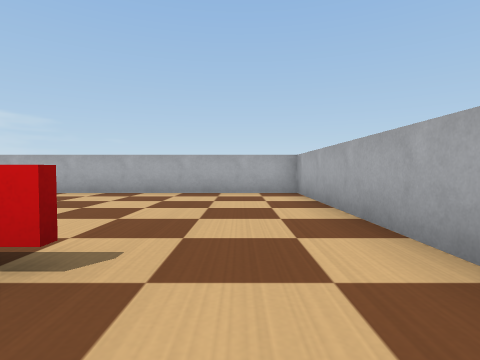
View 1 (above)

20 first-person views from a walk through a Webots world. The camera is 0.06 m above the floor, tilts 2° down and sees 80° across. The floor is counted in squares, 0.1 m on a side. Each view is taken from the middle of a square. On the plan, view 1 faces up. The plan holds only what a view shows up to about 9 squares ahead; the rest is blank. The robots in the file are not drawn. Webots' stock objects and surfaces are drawn as simple stand-ins.

View 2
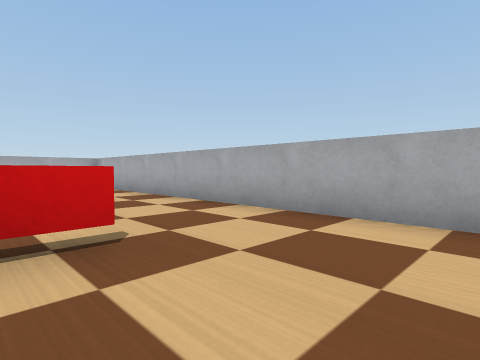

View 3
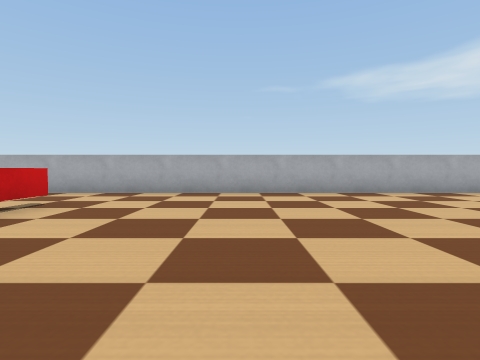

View 4
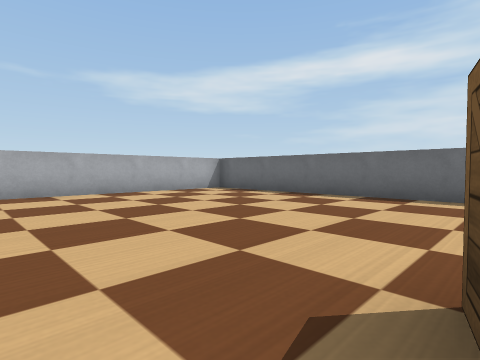

View 5
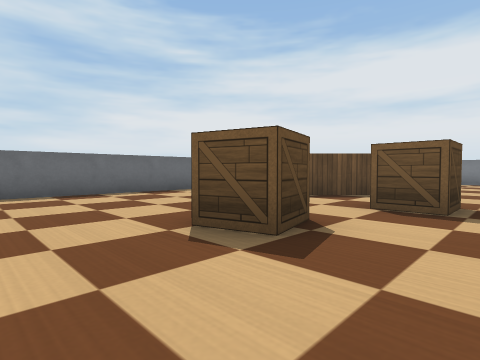

View 6
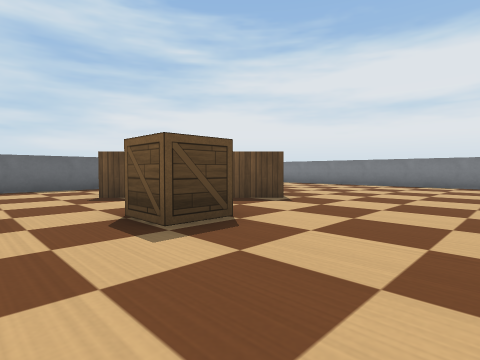

View 7
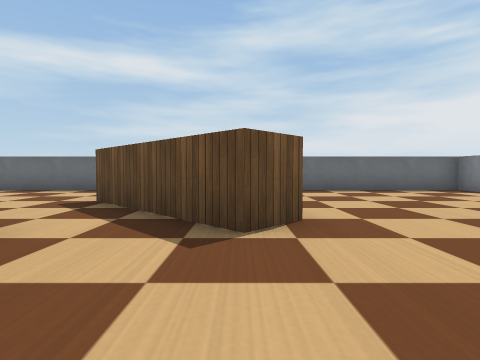

View 8
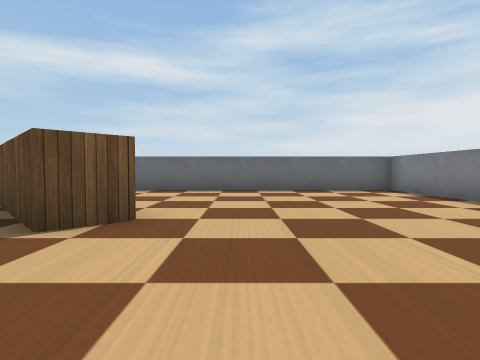

View 9
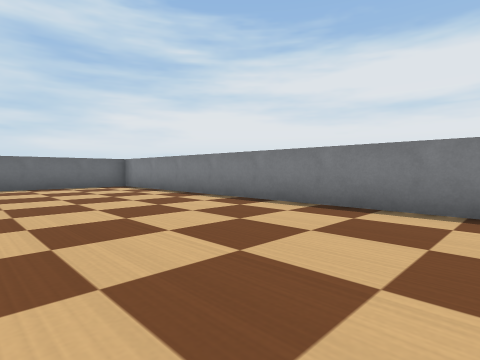

View 10
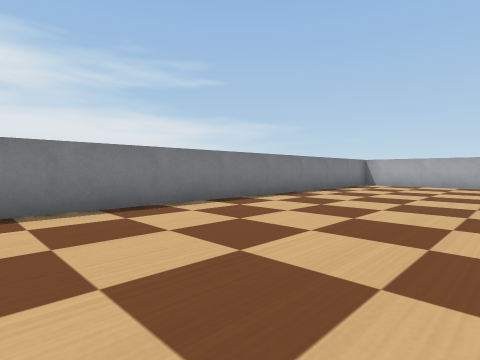

View 11
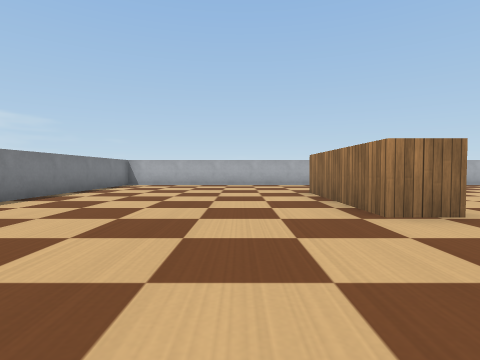

View 12
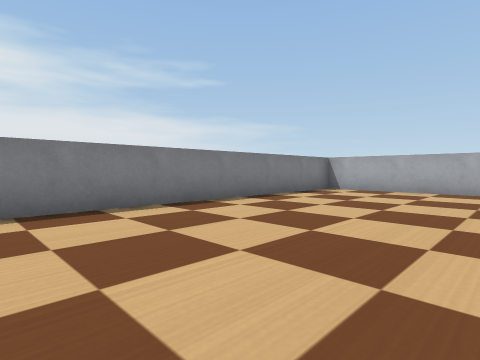

View 13
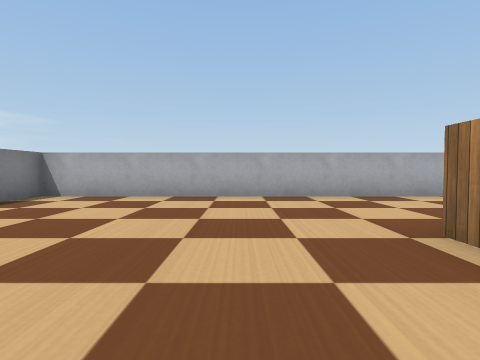

View 14
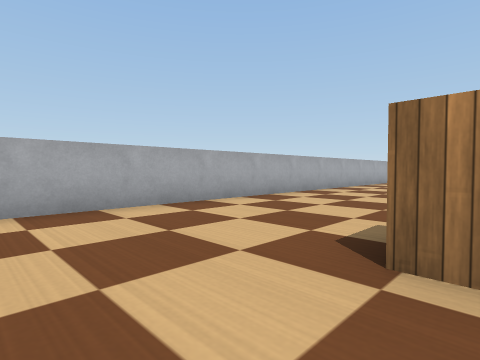

View 15
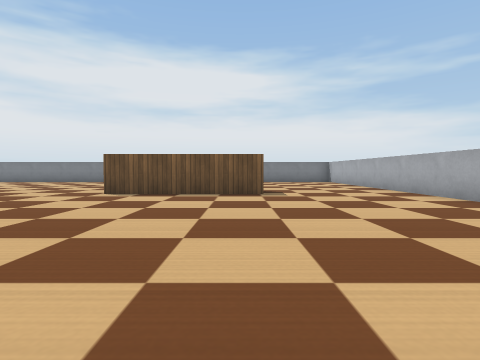

View 16
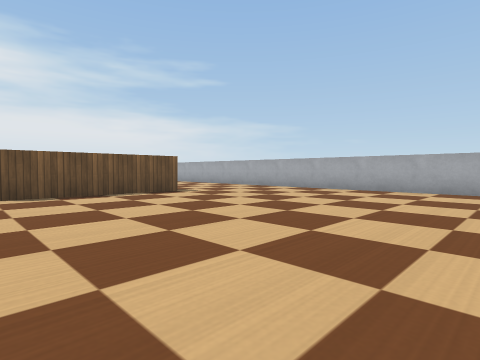

View 17
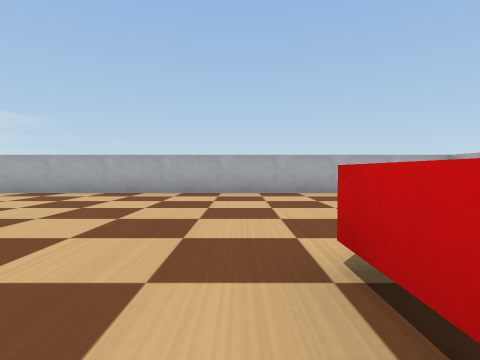

View 18
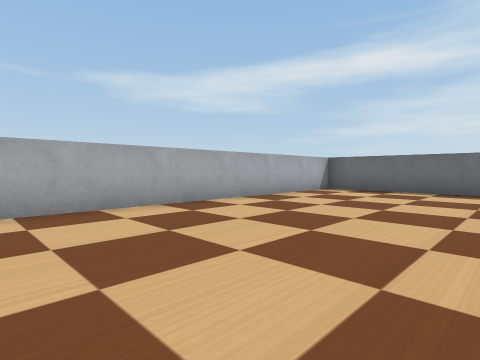

View 19
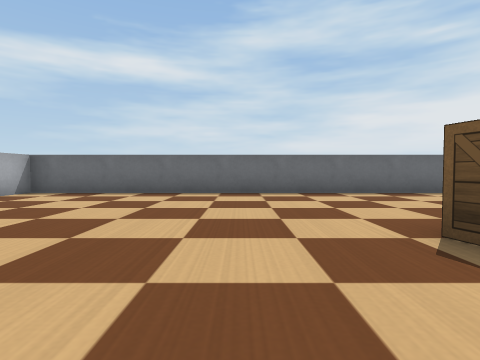

View 20
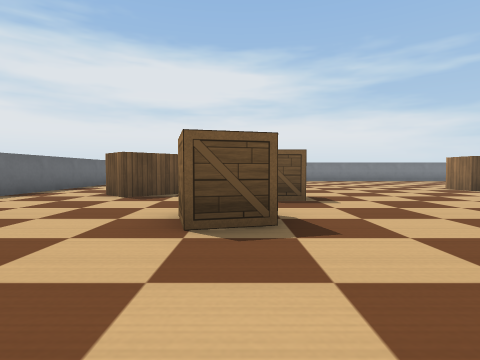

### Floor plan
Ten units are one square. View 1 is at (0, 0); x grows to the right and y downward. Boxes are objects, and circles mark ways between rooms. Rooms are numbered by the first view taken in them; rooms with no view inside come last. Other rooms are left out.
<svg viewBox="-190 -80 210 210">
<path fill="none" stroke="#000" d="M15 15 15 -25M-128 75 -120 67 -92 95 -100 103M-34 -6 -34 -17M-112 -36 -112 4 -122 4 -122 -36M-10 7 -21 7M15 -25 15 -75 -185 -75 -185 125 15 125 15 15"/>
<rect x="-95" y="55" width="10" height="10" fill="#bbb"><title>wooden box</title></rect>
<rect x="-75" y="65" width="20" height="20" fill="#bbb"><title>wooden box</title></rect>
<circle cx="10" cy="-20" r="3" fill="#2a7"/>
<circle cx="10" cy="10" r="3" fill="#2a7"/>
<text x="0" y="-10">1</text>
<text x="-90" y="30">2</text>
</svg>
Room 1 opens to room 2.

Where each view was taken, in squares from view 1:
view 1: 0 up, 0 right, facing up
view 2: 3 down, 2 left, facing up-right
view 3: 4 down, 6 left, facing right
view 4: 6 down, 6 left, facing down-right
view 5: 5 down, 4 left, facing down-left
view 6: 3 down, 7 left, facing down-left
view 7: 4 down, 12 left, facing down
view 8: 4 down, 14 left, facing down
view 9: 2 down, 14 left, facing down-left
view 10: 4 down, 14 left, facing up-left
view 11: 4 down, 14 left, facing up
view 12: 1 down, 14 left, facing up-left
view 13: 1 up, 14 left, facing up
view 14: 3 up, 14 left, facing up-right
view 15: 3 up, 4 left, facing left
view 16: 1 down, 4 left, facing up-left
view 17: 0 up, 4 left, facing up
view 18: 4 down, 3 left, facing down-right
view 19: 5 down, 4 left, facing down
view 20: 7 down, 3 left, facing left
